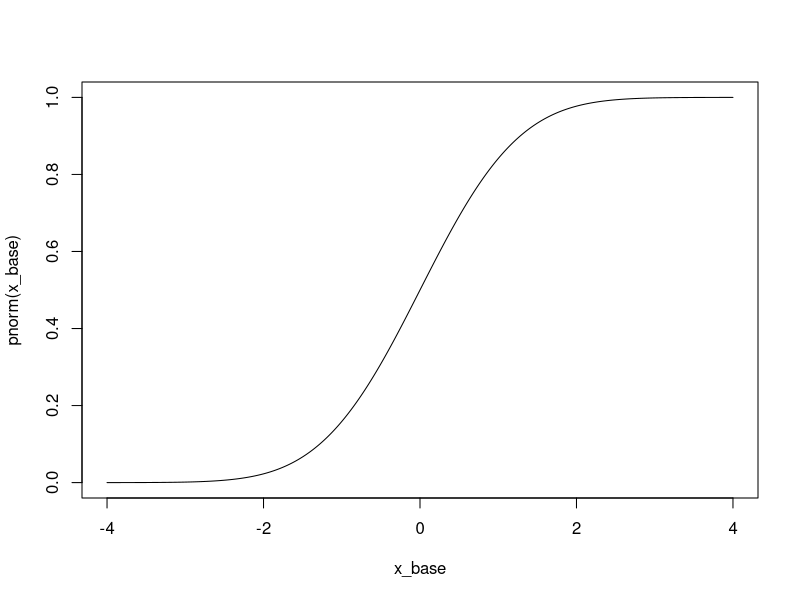
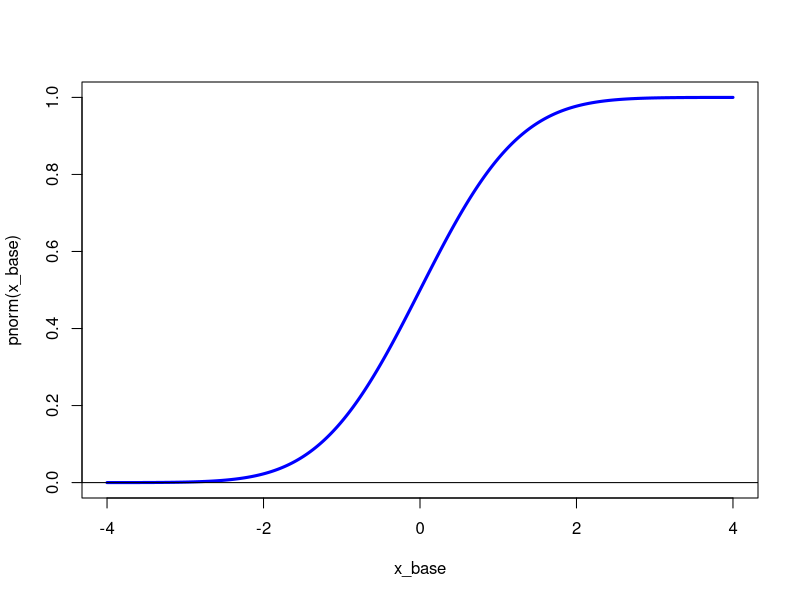
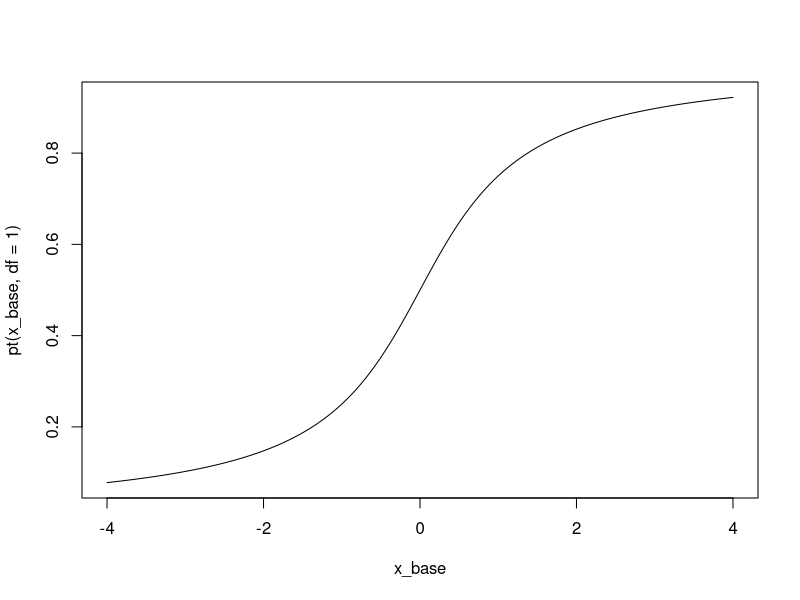
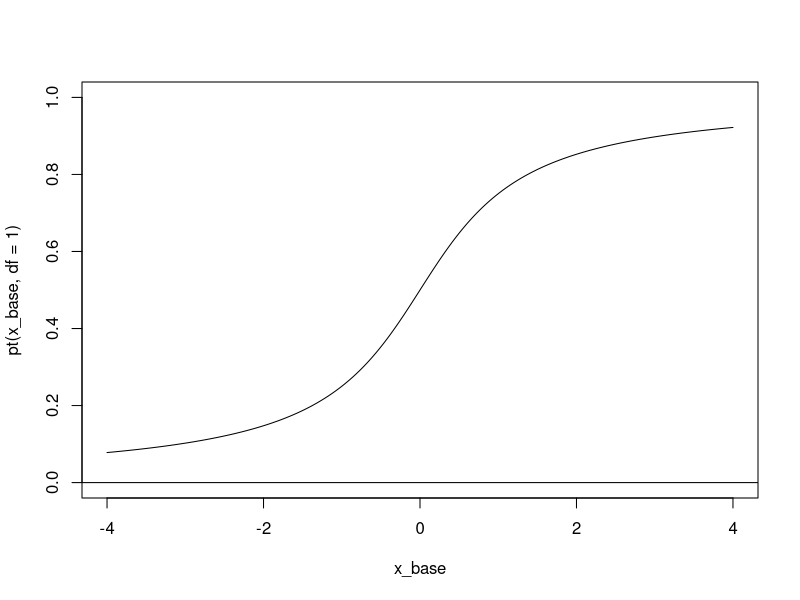
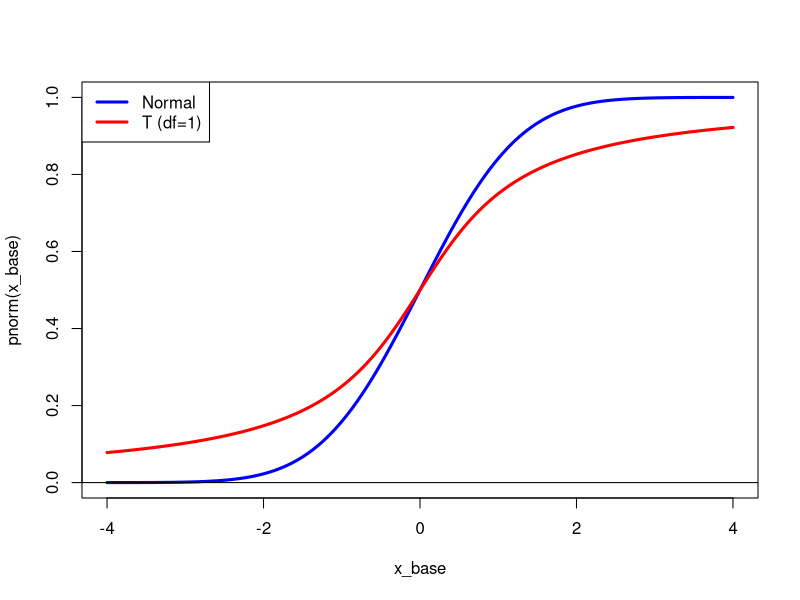
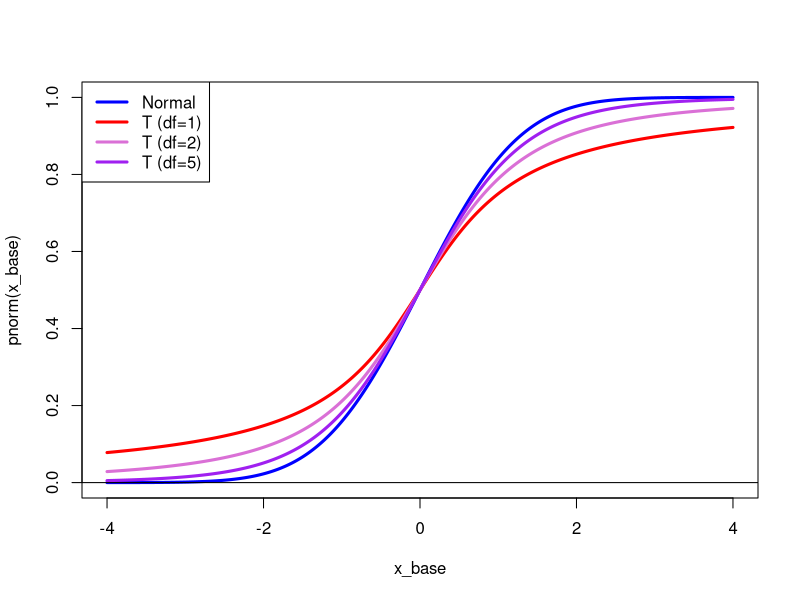
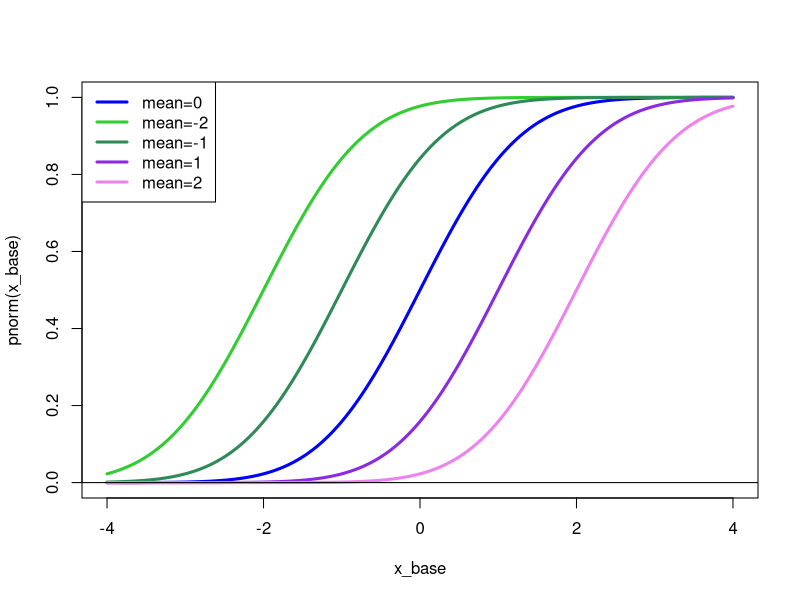
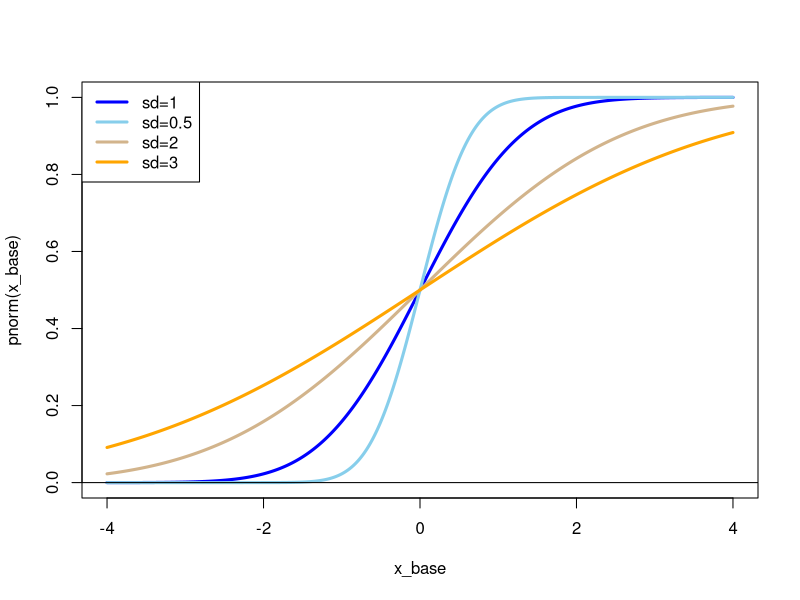

Reproduce these figures in R, in order.
## -------------------------------------------------------------
## Stat/Q Sci 403 Lab 2 | Spring 2018 | University of Washington
## -------------------------------------------------------------
###              ###
### Part 1: CDF  ###
###              ###
### normal distribution
pnorm(-2)
pnorm(-1)
pnorm(0)
pnorm(1)
pnorm(2)

x_base = seq(from=-4, to=4, by=0.01)
plot(x=x_base, y=pnorm(x_base), type="l")
  # this creates the CDF curve

plot(x=x_base, y=pnorm(x_base), type="l", lwd=3,
     col="blue")
abline(h=0)
  # abline(h=0): add the horizontal line at y=0


### t-distribution
x_base = seq(from=-4, to=4, by=0.01)
plot(x=x_base, y=pt(x_base, df=1), type="l")
  # pt: CDF of t-distribution
  # df=1: degree of freedom of t-distribution

plot(x=x_base, y=pt(x_base, df=1), type="l",
     ylim=c(0,1))
  # ylim=c(0,1): set the range of Y-axis
abline(h=0)


## overlay multiple curves
x_base = seq(from=-4, to=4, by=0.01)
plot(x=x_base, y=pnorm(x_base), type="l", lwd=3, col="blue")
lines(x=x_base, y=pt(x_base, df=1), lwd=3, col="red")
abline(h=0)

legend("topleft", c("Normal","T (df=1)"), lwd=3, col=c("blue","red"))
  # add a legend; please play around with each argument to
  # see its functionality.

plot(x=x_base, y=pnorm(x_base), type="l", lwd=3, col="blue")
lines(x=x_base, y=pt(x_base, df=1), lwd=3, col="red")
lines(x=x_base, y=pt(x_base, df=2), lwd=3, col="orchid")
lines(x=x_base, y=pt(x_base, df=5), lwd=3, col="purple")
abline(h=0)

legend("topleft", c("Normal","T (df=1)","T (df=2)", "T (df=5)"), 
       lwd=3, col=c("blue","red","orchid","purple"))
  # this shows that when df -> infinity, t-distribution reduces to
  # Normal distribution


### Normal distribution with different mean
x_base = seq(from=-4, to=4, by=0.01)
plot(x=x_base, y=pnorm(x_base), type="l", lwd=3, col="blue")
lines(x=x_base, y=pnorm(x_base, mean = -2), lwd=3, col="limegreen")
lines(x=x_base, y=pnorm(x_base, mean = -1), lwd=3, col="seagreen")
lines(x=x_base, y=pnorm(x_base, mean = 1), lwd=3, col="blueviolet")
lines(x=x_base, y=pnorm(x_base, mean = 2), lwd=3, col="violet")
abline(h=0)

legend("topleft", c("mean=0", "mean=-2", "mean=-1", "mean=1",
                    "mean=2"), 
       lwd=3, col=c("blue","limegreen","seagreen","blueviolet",
                    "violet"))


### Normal distribution with different variance
x_base = seq(from=-4, to=4, by=0.01)
plot(x=x_base, y=pnorm(x_base), type="l", lwd=3, col="blue")
lines(x=x_base, y=pnorm(x_base, sd=0.5), lwd=3, col="skyblue")
lines(x=x_base, y=pnorm(x_base, sd=2), lwd=3, col="tan")
lines(x=x_base, y=pnorm(x_base, sd=3), lwd=3, col="orange")
abline(h=0)

legend("topleft", c("sd=1", "sd=0.5", "sd=2", "sd=3"), 
       lwd=3, col=c("blue","skyblue","tan","orange"))


### Exercise 1.1: 
###  In one plot, show the CDF of uniform distribution over [-4,4]
###  and Exp(2) and N(0,1) for x within [-5, 5].


### Exercise 1.2: 
###  In one plot, show the CDF of Exp(1), Exp(2), Exp(5), Exp(10)
###  for x within [0, 4].


###              ###
### Part 2: EDF  ###
###              ###
x = c(1,3,4, 9,13)
x_edf = ecdf(x)

x_edf

str(x_edf)
  # 'x_edf' is a function

knots(x_edf)

x_edf(0)
x_edf(2)
x_edf(4)
x_edf(6)


## plotting EDF (it is already programmed)
plot(x_edf)

plot(x_edf, xlim=c(-5, 20), col="royalblue", lwd=3, cex=2,
     pch=2,verticals=T)
  # you can adjust many layout of it


x_base = seq(from=-2, to=15, by=0.01)
plot(x=x_base, y=x_edf(x_base), type="l", lwd=3, col="blue")
  # you can use what we have learnd to visualize it


## EDF of a randomly generated sample
data = rnorm(100)
data_edf = ecdf(data)

plot(data_edf, xlim=c(-4,4))

plot(data_edf, xlim=c(-4,4), do.points=F, col="red")
  # do.points=F: no the big bullet for data points

plot(data_edf, xlim=c(-4,4), do.points=F, col="red",
     verticals = T)
x_base = seq(from=-4, to=4, by=0.01)
lines(x=x_base, y=pnorm(x_base), col="blue")
  # compare to the CDF


## compare 10 curves
plot(x=x_base, y=pnorm(x_base), col="royalblue", type="l",
     lwd=5)
for(i in 1:10){
  data = rnorm(100)
  data_edf = ecdf(data)
  lines(data_edf, do.points=F, lwd=2, verticals=T, 
        col="gray50")
}

lines(x=x_base, y=pnorm(x_base), col="royalblue", lwd=5)

## compare 10 curves: change sample size
plot(x=x_base, y=pnorm(x_base), col="royalblue", type="l",
     lwd=5)
for(i in 1:10){
  data = rnorm(100)
  data_edf = ecdf(data)
  lines(data_edf, do.points=F, lwd=2, verticals=T, 
        col="gray50")
}
  # this shows the convergence of EDF to CDF
lines(x=x_base, y=pnorm(x_base), col="royalblue", lwd=5)


### Exercise 2.1: 
### Given 5 points 1,1,3,4,7, show the EDF curve using these points.  

### Exercise 2.2: 
### Generate 50 points from N(0,1), call it data1.
### Generate another new 50 points from Exp(1), call it data2.
### In the same plot, show two EDF curves, one is from data1 and
### the other is from data2.


### (optional) confidence interval for CDF?
n=100
data = rnorm(n)
data_edf = ecdf(data)
x_base = seq(from=-4, to=4, by=0.01)

var_edf = data_edf(x_base)*(1-data_edf(x_base))/n
se_edf = sqrt(var_edf)


# method 1
plot(data_edf, do.points=F, lwd=3, verticals=T,
     col="blue")
lines(x=x_base, y=data_edf(x_base)-qnorm(0.95)*se_edf,
     col="dodgerblue", lwd=2, lty=2)
lines(x=x_base, y=data_edf(x_base)+qnorm(0.95)*se_edf,
      col="dodgerblue", lwd=2, lty=2)
  # lty=2: dashed curves


# method 2
plot(data_edf, do.points=F, lwd=3, verticals=T,
     col="blue")
polygon(c(x_base,rev(x_base)), 
        y=c(data_edf(x_base)-qnorm(0.95)*se_edf,
            rev(data_edf(x_base)+qnorm(0.95)*se_edf)), 
        col ="lightblue", border = "dodgerblue")
  # polygon: a function to generate a polygon from points
lines(data_edf, do.points=F, lwd=3, verticals=T,
      col="blue")

lines(x=x_base, y=pnorm(x_base), col="red", lwd=2)


###                  ###
### Part 3: KS-test  ###
###                  ###
### CDF curves from different population
data1 = rnorm(100)
data2 = rexp(100, rate = 1)

data1_edf = ecdf(data1)
data2_edf = ecdf(data2)

plot(data1_edf, do.points=F, lwd=3, verticals=T,
     col="orchid", xlim=c(-3, 5))
lines(data2_edf, do.points=F, lwd=3, verticals=T,
      col="tan")


## repeat 10 times for each case
plot(NULL, xlim=c(-3, 5), ylim=c(0,1))
for(i in 1:10){
  data1 = rnorm(100)
  data2 = rexp(100, rate = 1)
  data1_edf = ecdf(data1)
  data2_edf = ecdf(data2)

  lines(data1_edf, do.points=F, lwd=2, verticals=T,
       col="orchid", xlim=c(-3, 5))
  lines(data2_edf, do.points=F, lwd=2, verticals=T,
        col="tan")
}
  # their CDF looks very different


### Two-sample test--H0: F1 = F2
# 1.
data1 = rnorm(100)
data2 = rexp(100, rate = 1)

ks.test(data1,data2)

# 2. smaller sample size
data1 = rnorm(25)
data2 = rexp(25, rate = 1)

ks.test(data1,data2)

# 3. even smaller sample size
data1 = rnorm(10)
data2 = rexp(10, rate = 1)

ks.test(data1,data2)

# 4. Case of H0 being true:
data1 = rnorm(10)
data2 = rnorm(100)

ks.test(data1,data2)

# 5. distribution of p-values: H0 is true.
p1_dis = rep(NA, 10000)
for(i in 1:10000){
  data1 = rnorm(10)
  data2 = rnorm(100)
  p1_dis[i] = ks.test(data1,data2)$p.value
}
hist(p1_dis, probability = T, col="palegreen")

# 6. distribution of p-values: H0 is false
p2_dis = rep(NA, 10000)
for(i in 1:10000){
  data1 = rnorm(10)
  data2 = rexp(100, rate = 1)
  p2_dis[i] = ks.test(data1,data2)$p.value
}
hist(p2_dis, probability = T, col="orchid")

which(p2_dis<0.05)

length(which(p2_dis<0.05))/10000


# 7. Normal versus Normal: H0 is true:
p3_dis = rep(NA, 10000)
for(i in 1:10000){
  data1 = rnorm(50)
  data2 = rnorm(50)
  p3_dis[i] = ks.test(data1,data2)$p.value
}
hist(p3_dis, probability = T, col="skyblue")


# 8. Normal versus Normal: H0 is false:
p4_dis = rep(NA, 10000)
for(i in 1:10000){
  data1 = rnorm(50)
  data2 = rnorm(50, sd=3)
  p4_dis[i] = ks.test(data1,data2)$p.value
}
hist(p4_dis, probability = T, col="tan")


### Exercise 3.1: 
### Generate 100 points from Exp(1), called it data1.
### Generate another 100 points from Exp(2), called it data2.
### Plot the EDF curves of both data in the same figure.
### Use KS-test to see the p-value; repeat this process several times.
###
### Change the sampling distribution of data2 to Exp(1) and Exp(3);
### repeat the above procedure to see how the p-value changes.


### For a given x, does EDF reduces to a Bernoulli distribution?
x0 = 2
data1 = rexp(100, rate = 1)
data1_edf = ecdf(data1)

data1_edf(x0)

#
cdf_x0 = rep(NA, 10000)
for(i in 1:10000){
  x0 = 2
  data1 = rexp(100, rate = 1)
  data1_edf = ecdf(data1)
  
  cdf_x0[i] = data1_edf(x0)
}
hist(cdf_x0, probability = T, col="lightgreen")

x_base = seq(from=0.70, to=1, by=0.001)
mu0 = pexp(2)
sd0 = sqrt(pexp(2)*(1-pexp(2))/100)
  # mean and SD of the Bernoulli distribution
lines(x=x_base, y=dnorm(x_base, mean=mu0,
                        sd= sd0), lwd=3, col="purple")
  # purple: central limit theorem
  # green: distribution we simulate


###                            ###
### Part 4: Using inverse CDF  ###
###                            ###
runif(100)
  # generates 100 random numbers from Uniform [0,1]. 

## quantile
x_base = seq(from=0.001, to=0.999, by=0.001)
plot(x=x_base, y=qnorm(x_base), type="l", lwd=3)


# two ways of generating distributions
data1 = rnorm(100)
data2 = qnorm(runif(100))

data1_edf = ecdf(data1)
data2_edf = ecdf(data2)

plot(data1_edf, do.points=F, lwd=3, verticals=T,
     col="gray30", xlim=c(-3, 5))
lines(data2_edf, do.points=F, lwd=3, verticals=T,
      col="hotpink")
legend("bottomright",c("rnorm","Inv CDF"), col=c("gray30","hotpink"),
       lwd=6)

ks.test(data1,data2)


# using opaque color
plot(NULL, xlim=c(-3,5),ylim=c(0,1), ylab="Fn(x)", xlab="X")
for(i in 1:10){
  data1 = rnorm(100, sd=1)
  data2 = qnorm(runif(100))
  
  data1_edf = ecdf(data1)
  data2_edf = ecdf(data2)
  
  lines(data1_edf, do.points=F, lwd=3, verticals=T,
       col=rgb(1,0,0,0.3), xlim=c(-3, 5))
  lines(data2_edf, do.points=F, lwd=3, verticals=T,
        col=rgb(0,0.5,1,0.3))
}
legend("bottomright",c("rnorm","Inv CDF"), 
       col=c(rgb(1,0,0,0.9),rgb(0,0.5,1,0.9)),
       lwd=6)


# another distribution
plot(NULL, xlim=c(-0.5,10),ylim=c(0,1), ylab="Fn(x)", xlab="X")
for(i in 1:10){
  data1 = rgamma(100, shape=2)
  data2 = qgamma(runif(100), shape=3)
  
  data1_edf = ecdf(data1)
  data2_edf = ecdf(data2)
  
  lines(data1_edf, do.points=F, lwd=3, verticals=T,
        col=rgb(0.5,0,1,0.3))
  lines(data2_edf, do.points=F, lwd=3, verticals=T,
        col=rgb(0,1,0,0.3))
}
legend("bottomright",c("rnorm","Inv CDF"), 
       col=c(rgb(0.5,0,1,0.9),rgb(0,1,0,0.9)),
       lwd=6)


### Exercise 4.1: 
### Generate 100 points from Exp(1), call it data1.
### Use inverse CDF method to generate 100 points from Exp(1),
### call it data2.
### (1) Plot the EDF curves of both data in the same figure.
### (2) Using for loop to display 10 curves for each case in the same
###     figure.
### (3) Change data1 to Exp(0.5) and Exp(2), repeat (1) and (2) to see
###     how the rate parameter changes the EDF.
